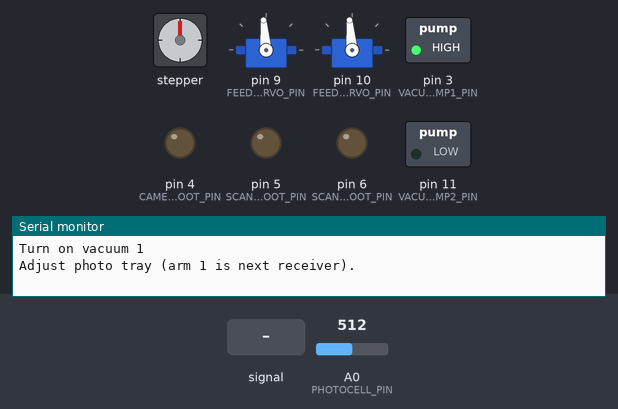
The sketch below on a simulated Arduino Uno, built with avr-gcc and run on an emulated ATmega328P. On the bench: stepper motor, 2 × servo, switched loads named in the sketch (green lamp = pin HIGH), output pins drawn as LEDs (lit = HIGH), the last lines printed to the serial monitor. Wiring (inferred from the names in the program): stepper motor driver (200 steps per turn assumed): step pin 7; direction pin 8. Inputs (shaded band) come from the test bench; at power-on: A0 (PHOTOCELL_PIN) = 512. Pins used as bus, display or sensor lines are not drawn.

Above: at 9.7 s.
9.8 s: A0 (PHOTOCELL_PIN) fed a 200 Hz sine of ±460 counts around its level
At 10.1 s:
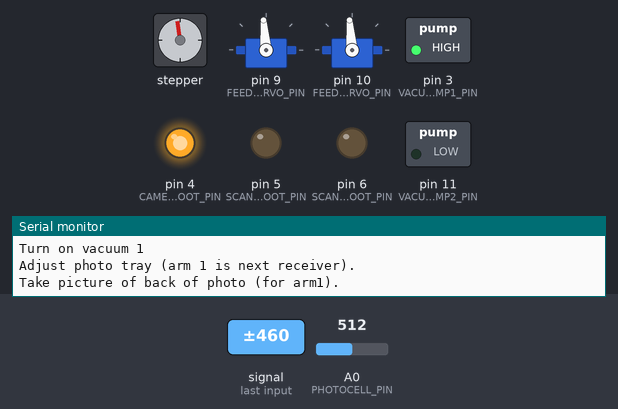
At 23.2 s:
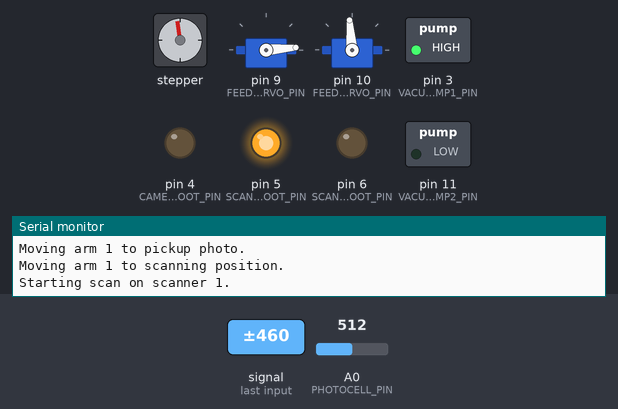
Timing chart, 0 to 25.3 s (numbered marks = the images above; inputs shaded):
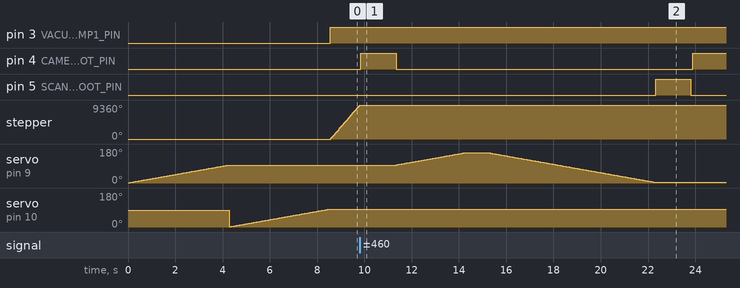

Measured:
- after the input at 9.8 s, pin 4 (CAMERA_SHOOT_PIN): LOW → HIGH after 0.05 s, → LOW 1.5 s later; servo on pin 9 (FEEDER_ARM_1_SERVO_PIN): rises from 95° to 160° in 2.9 s, then falls to 12° in 7.7 s

The sketch:

storybox_feeder_mas.ino
```cpp
//Storybox Feeder
//------------------------------------------
//
// This code drives the new feeder mechanism that utilizes vacuum
/*****************************************************************************/
/*****************************************************************************/
/*****************************************************************************/

#include <Servo.h>

#define TRAY_MOTOR_STEP_PIN             7    // Tray motor step pin
#define TRAY_MOTOR_DIR_PIN              8    // Tray motor dir pin

#define CAMERA_SHOOT_PIN                4    // Pin that triggers camera switch

#define SCANNER1_SHOOT_PIN              5    // Pin that triggers scanner 1
#define SCANNER2_SHOOT_PIN              6    // Pin that triggers scanner 2

#define VACUUM_PUMP1_PIN                3    // Pin for the vacuum pump 1 that sucks up photos
#define VACUUM_PUMP2_PIN                11   // Pin for the vacuum pump 2 that sucks up photos

#define PHOTOCELL_PIN                   A0   // The photocell with a laser being shot at it
#define PHOTOCELL_OBFUSCATION_THRESHOLD 850  // The threshold for laser which triggers scanner

#define FEEDER_ARM_1_SERVO_PIN          9    // The pin for the first feeder arm servo
#define FEEDER_ARM_2_SERVO_PIN          10   // The pin for the second feeder arm servo

#define FEEDER_ARM_SERVO_STEP_DELAY     45   // The delay in milliseconds between each servo step
#define FEEDER_ARM_PICKUP_ANGLE         160
#define FEEDER_ARM_SCAN_ANGLE           5
#define FEEDER_ARM_DISCARD_ANGLE        95
#define FEEDER_ARM_DISCARD_DELAY        3000


class ArmServo
{
  public:
    ArmServo(int servoPin)
    /*****************************************************************************/
    {
      _servoPin = servoPin;
    }

    void init()
    {
      _servo.attach(_servoPin);
    }

    int getPosition() const
    /*****************************************************************************/
    {
      return _position;
    }

    void moveTo(int angleInDegrees, int delayBetweenStepsInMilliseconds = FEEDER_ARM_SERVO_STEP_DELAY)
    /*****************************************************************************/
    {
      int increment = _position < angleInDegrees ? 1 : -1;
      while(true)
      {
        if(_position == angleInDegrees)
          break;
        _position += increment;
        //Serial.print("Servo ");
        //Serial.print(_servoPin);
        //Serial.println(_position);
        _servo.write(_position);
        delay(delayBetweenStepsInMilliseconds);
      }
    }

  private:
    Servo _servo;
    int   _position; //Degrees 0 <= position <= 180
    int   _servoPin;
};

class Tray
{
  public:
    Tray(int trayMotorStepPin, int trayMotorDirectionPin)
    /*****************************************************************************/
    {
      _motorStepPin = trayMotorStepPin;
      _motorDirectionPin = trayMotorDirectionPin;
      pinMode(_motorStepPin, OUTPUT);
      pinMode(_motorDirectionPin, OUTPUT);
      digitalWrite(_motorStepPin,LOW);
    }

    void calibrate()
    /*****************************************************************************/
    {
      if(isLaserBeamObfuscatedByPhoto())
      {
        while(isLaserBeamObfuscatedByPhoto())
          lowerTrayByOneStep();
      }
      else
      {
        while(!isLaserBeamObfuscatedByPhoto())
          raiseTrayByOneStep();
      }
    }

  private:
    bool isLaserBeamObfuscatedByPhoto()
    /*****************************************************************************/
    {
      int photocellVal = readPhotocellValue();
      //Serial.print("photocell = ");
      //Serial.println(photocellVal);
      return(photocellVal < PHOTOCELL_OBFUSCATION_THRESHOLD);
    }

    void lowerTrayByOneStep()
    /*****************************************************************************/
    {
      //Serial.println("Lowering tray...");
      stepTrayMotor(-1);
    }

    void raiseTrayByOneStep()
    /*****************************************************************************/
    {
      //Serial.println("Raising tray...");
      stepTrayMotor(1);
    }

    int readPhotocellValue()
    /*****************************************************************************/
    {
      return(analogRead(PHOTOCELL_PIN));
    }

    void stepTrayMotor(int direction)
    /*****************************************************************************/
    {
      digitalWrite(_motorDirectionPin, direction > 0 ? LOW : HIGH);
      digitalWrite(_motorStepPin, HIGH);
      delayMicroseconds(60);
      digitalWrite(_motorStepPin, LOW);
      delayMicroseconds(60);
    }

  private:
    int _motorStepPin;
    int _motorDirectionPin;
};

class ImageInputDevice //Scanner or Camera
{
  public:
    ImageInputDevice(int shootPin)
    /*****************************************************************************/
    {
      _shootPin = shootPin;
      pinMode(shootPin, OUTPUT);
    }

    void takePicture()
    /*****************************************************************************/
    {
      digitalWrite(_shootPin, LOW);
      delay(50);
      digitalWrite(_shootPin, HIGH);  //SHOOT
      delay(1500);
      digitalWrite(_shootPin, LOW);
      delay(1);
    }

  private:
    int _shootPin;
};

class VacuumPump
{
  public:
    VacuumPump(int vacuumPin)
    /*****************************************************************************/
    {
      _vacuumPin = vacuumPin;
      pinMode(vacuumPin, OUTPUT);
    }

    void turnOn()
    /*****************************************************************************/
    {
      analogWrite(_vacuumPin, 255);
    }

    void turnOff()
    /*****************************************************************************/
    {
      analogWrite(_vacuumPin, 0);
    }

  private:
    int _vacuumPin;
};

/*****************************************************************************/
/*****************************************************************************/
/*****************************************************************************/
/*****************************************************************************/

ArmServo         arm1(FEEDER_ARM_1_SERVO_PIN);
ArmServo         arm2(FEEDER_ARM_2_SERVO_PIN);
Tray             photoTray(TRAY_MOTOR_STEP_PIN, TRAY_MOTOR_DIR_PIN);
ImageInputDevice camera(CAMERA_SHOOT_PIN);
ImageInputDevice scanner1(SCANNER1_SHOOT_PIN);
ImageInputDevice scanner2(SCANNER2_SHOOT_PIN);
VacuumPump       vacuum1(VACUUM_PUMP1_PIN);
VacuumPump       vacuum2(VACUUM_PUMP2_PIN);

void setup()
/*****************************************************************************/
{
  //Initialize serial comms for debugging
  Serial.begin(9600);

  //Initialize arms
  arm1.init();
  arm2.init();

  //Bring feeder arms to center
  arm1.moveTo(FEEDER_ARM_DISCARD_ANGLE);
  arm2.moveTo(FEEDER_ARM_DISCARD_ANGLE);

  vacuum1.turnOff();
  vacuum2.turnOff();
}

void loop()
/*****************************************************************************/
{
  //Turn on the vacuum
  Serial.println("Turn on vacuum 1");
  vacuum1.turnOn();

  //Get next photo ready
  Serial.println("Adjust photo tray (arm 1 is next receiver).");
  photoTray.calibrate();

  //Take a photo of the picture
  Serial.println("Take picture of back of photo (for arm1).");
  camera.takePicture();

  //Move the arm to pickup picture
  Serial.println("Moving arm 1 to pickup photo.");
  arm1.moveTo(FEEDER_ARM_PICKUP_ANGLE);
  delay(1000);

  //Move the arm to the scanner and trigger the scanner
  Serial.println("Moving arm 1 to scanning position.");
  arm1.moveTo(FEEDER_ARM_SCAN_ANGLE);
  Serial.println("Starting scan on scanner 1.");
  scanner1.takePicture();

  //While we're scanning on photo scanner 1, let's take a picture of next photo and get arm 2 ready
  Serial.println("Adjust photo tray (arm 2 is next receiver).");
  photoTray.calibrate();
  Serial.println("Take picture of back of photo (for arm2).");
  camera.takePicture();
  Serial.println("Turn on vacuum 2.");
  vacuum2.turnOn();
  Serial.println("Moving arm 2 to pickup photo.");
  arm2.moveTo(FEEDER_ARM_PICKUP_ANGLE);
  Serial.println("Wait for arm 2 to suckup photo.");
  delay(1000);
  Serial.println("Moving arm 2 to scanning position.");
  arm2.moveTo(FEEDER_ARM_SCAN_ANGLE);
  Serial.println("Starting scan on scanner 2.");
  scanner2.takePicture();

  //Wait for scanner 1 to finish
  Serial.println("Waiting out remaining time for scan 1");
  delay(10000);

  //Move arm1 to the discard position, disable the vacuum
  Serial.println("Assuming scan on scanner 1 complete, moving arm 1 to discard position.");
  arm1.moveTo(FEEDER_ARM_DISCARD_ANGLE);

  Serial.println("Turn off vacuum 1.");
  vacuum1.turnOff();

  Serial.println("Waiting a sec for photo to fall off arm 1.");
  delay(FEEDER_ARM_DISCARD_DELAY);

  //Wait for scanner 2 to finish
  Serial.println("Waiting out remaining time for scan 2");
  delay(10000);

  //Move arm2 to the discard position, disable the vacuum
  Serial.println("Assuming scan on scanner 2 complete, moving arm 2 to discard position.");
  arm2.moveTo(FEEDER_ARM_DISCARD_ANGLE);
  Serial.println("Turn off vacuum 2.");
  vacuum2.turnOff();
  Serial.println("Waiting a sec for photo to fall off arm 2.");
  delay(FEEDER_ARM_DISCARD_DELAY);
 }
```
